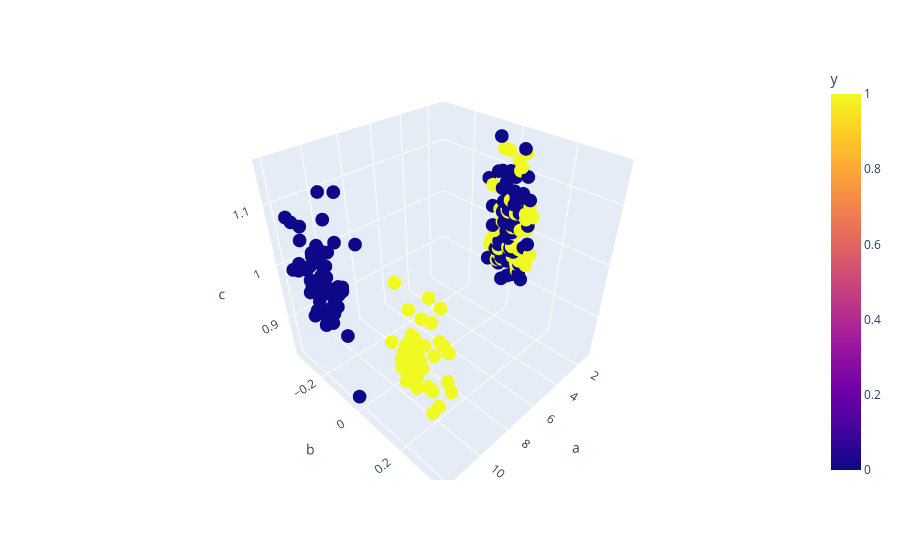

Notebook code for this chart:
### Code cell
df = pd.DataFrame(
        {
            "a": emb[:, 0, 0],
            "b": emb[:, 0, 1],
            "c": emb[:, 1, 1],
            "label" : ["original"] * N + ["generated"] * N,
            "y": torch.cat([y, y]).cpu()
        }
    )
fig = px.scatter_3d(
    df,
    x="a",
    y="b",
    z="c",
    color="y",
)
fig.show()

### Figure 1 — Plotly figure (JSON) as saved in the notebook; plotly's stock layout.template omitted (floating-point values rounded to 4 significant figures; data arrays with more than 128 entries replaced by an {"elided": "..."} marker saying what was removed)
{"data": [{"hovertemplate": "a=%{x}<br>b=%{y}<br>c=%{z}<br>y=%{marker.color}<extra></extra>", "legendgroup": "", "marker": {"color": {"elided": "200 int values"}, "coloraxis": "coloraxis", "symbol": "circle"}, "mode": "markers", "name": "", "scene": "scene", "showlegend": false, "type": "scatter3d", "x": {"elided": "200 float values"}, "y": {"elided": "200 float values"}, "z": {"elided": "200 float values"}}], "layout": {"coloraxis": {"colorbar": {"title": {"text": "y"}}, "colorscale": [[0, "#0d0887"], [0.1111, "#46039f"], [0.2222, "#7201a8"], [0.3333, "#9c179e"], [0.4444, "#bd3786"], [0.5556, "#d8576b"], [0.6667, "#ed7953"], [0.7778, "#fb9f3a"], [0.8889, "#fdca26"], [1, "#f0f921"]]}, "legend": {"tracegroupgap": 0}, "margin": {"t": 60}, "scene": {"domain": {"x": [0, 1], "y": [0, 1]}, "xaxis": {"title": {"text": "a"}}, "yaxis": {"title": {"text": "b"}}, "zaxis": {"title": {"text": "c"}}}}}
